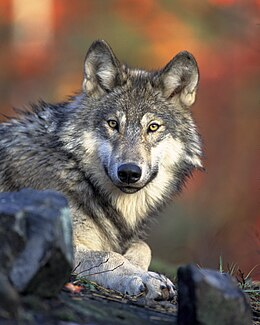
#> input picture sifirdan_goruntu/kurt.jpg, 260 x 325 px
$ python resimAynalamaUzatmaTekrar.py
#> lines starting #> are read from the running program, lines starting #| are printed output that depends on the picture
import cv2
import numpy as np
resim=cv2.imread("kurt.jpg")
#> resim is the input picture: shape (325, 260, 3); mean B, G, R 87.2, 96.5, 112.8
aynalanan_resim=cv2.copyMakeBorder(resim,75,75,125,125,cv2.BORDER_REFLECT)
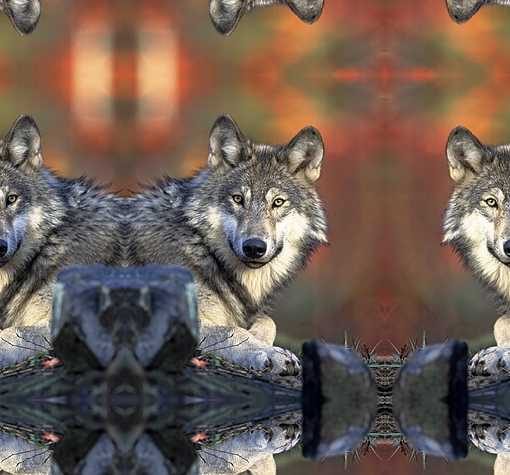
#> aynalanan_resim: shape (475, 510, 3); mean B, G, R 83.6, 93.8, 111.8
uzatilan_resim=cv2.copyMakeBorder(resim,120,120,120,120,cv2.BORDER_REPLICATE)
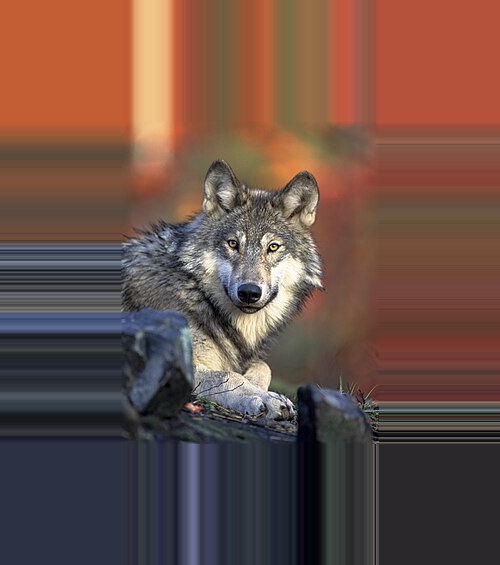
#> uzatilan_resim: shape (565, 500, 3); mean B, G, R 69.7, 79.2, 107.1
tekraredilen_resim=cv2.copyMakeBorder(resim,100,100,100,100,cv2.BORDER_WRAP)
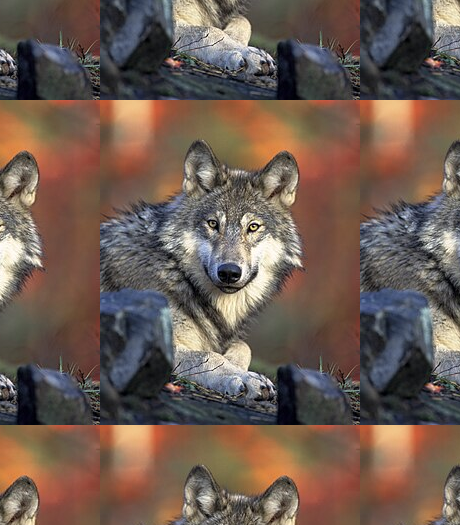
#> tekraredilen_resim: shape (525, 460, 3); mean B, G, R 81.7, 91.7, 110.3
cerceve_resim=cv2.copyMakeBorder(resim,10,10,10,10,cv2.BORDER_CONSTANT,value=(120,100,50))#en son cerceve rengi belirlenir
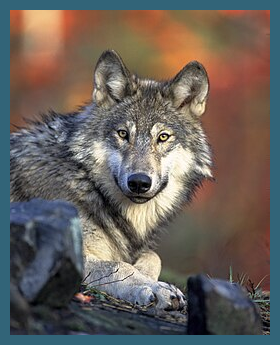
#> cerceve_resim: shape (345, 280, 3); mean B, G, R 91.3, 96.9, 104.9
cv2.imshow("Tekrarlanan",tekraredilen_resim)
cv2.imshow(" Aynalama",aynalanan_resim)
cv2.imshow(" Uzatilan",uzatilan_resim)
cv2.imshow(" Cerceve",cerceve_resim)


cv2.waitKey(0)
cv2.destroyAllWindows()

$ run again, with sifirdan_goruntu/23nisan.jpg copied over sifirdan_goruntu/kurt.jpg
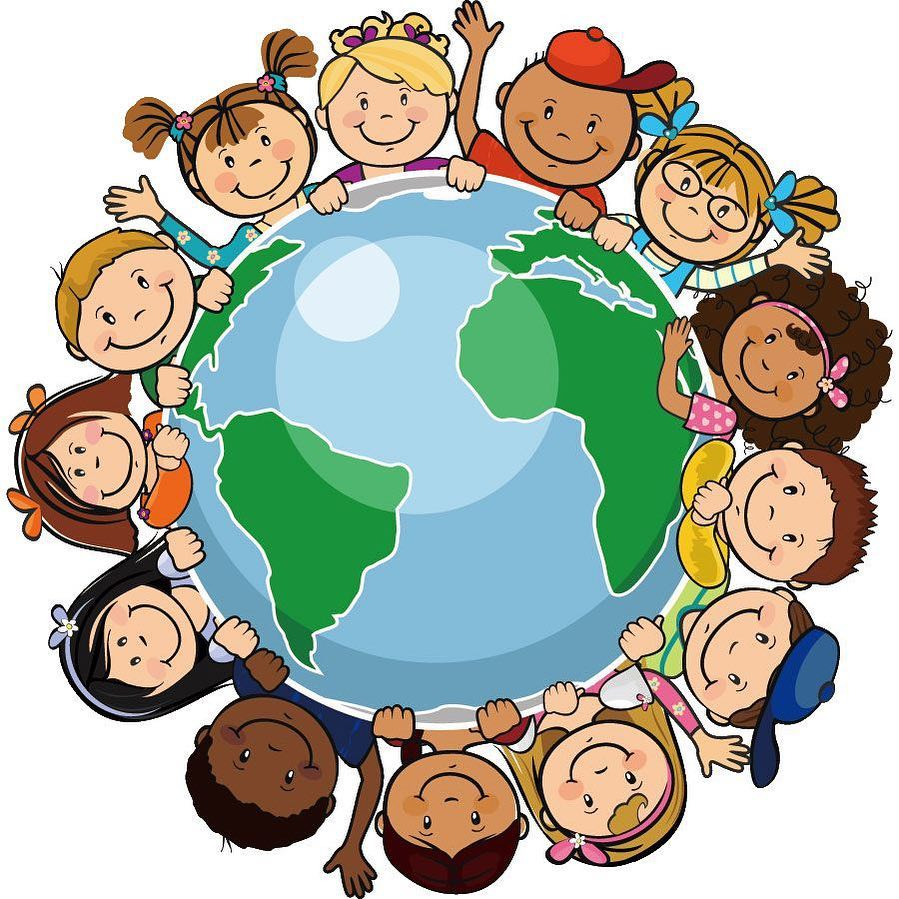
#> input picture sifirdan_goruntu/23nisan.jpg, 899 x 899 px
#> resim is the input picture: shape (899, 899, 3); mean B, G, R 162.9, 177.5, 173.6
#> `tekraredilen_resim=cv2.copyMakeBorder(resim,100,100,100,100,cv2.BORDER..`:
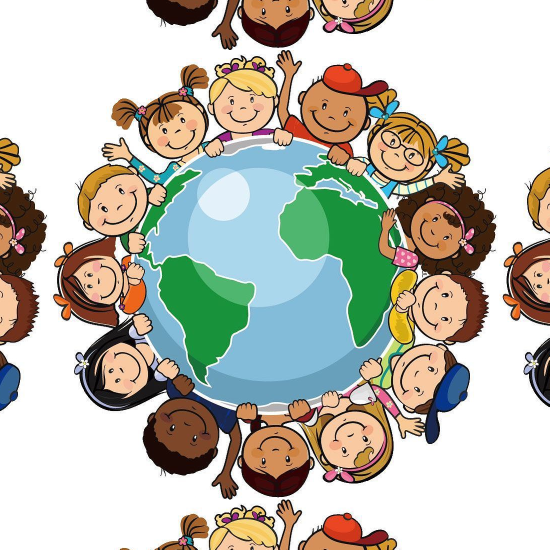
#> tekraredilen_resim: shape (1099, 1099, 3) (shown at 1/2 size); mean B, G, R 176.7, 188.6, 189.5
#> `cerceve_resim=cv2.copyMakeBorder(resim,10,10,10,10,cv2.BORDER_CONSTANT..`:
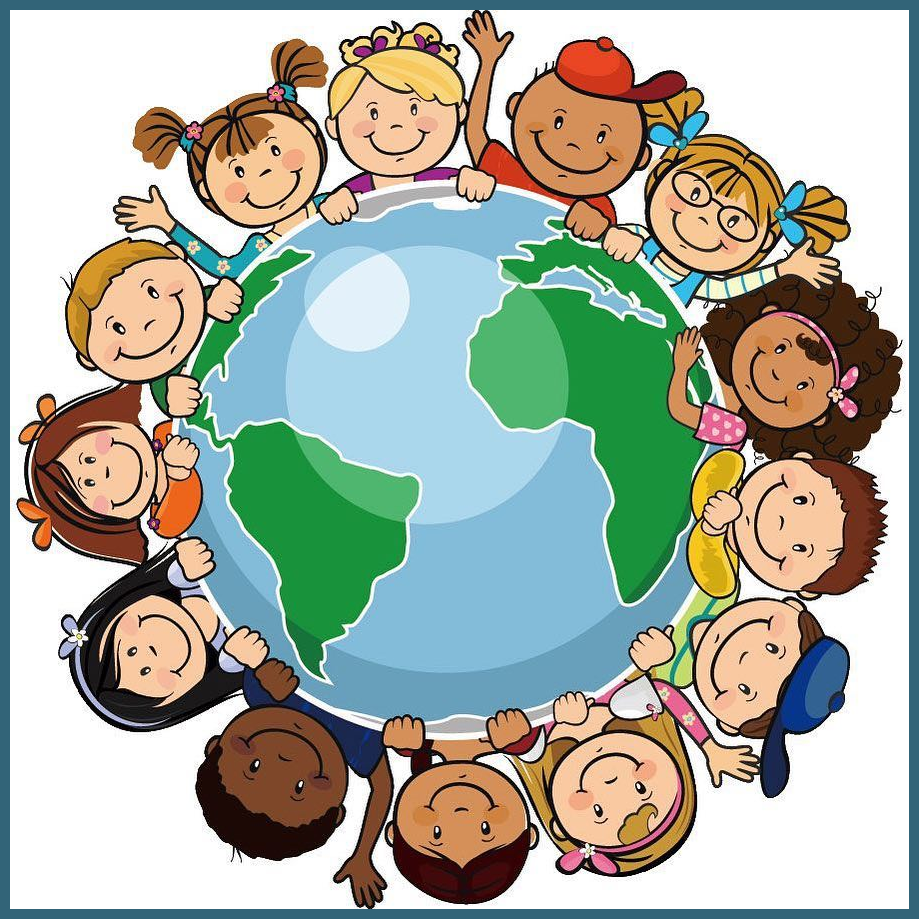
#> cerceve_resim: shape (919, 919, 3); mean B, G, R 161, 174.1, 168.3

$ run again, with sifirdan_goruntu/kusresmi.jpg copied over sifirdan_goruntu/kurt.jpg
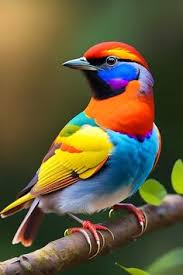
#> input picture sifirdan_goruntu/kusresmi.jpg, 183 x 275 px
#> resim is the input picture: shape (275, 183, 3); mean B, G, R 61.1, 92.7, 101.4
#> `tekraredilen_resim=cv2.copyMakeBorder(resim,100,100,100,100,cv2.BORDER..`:
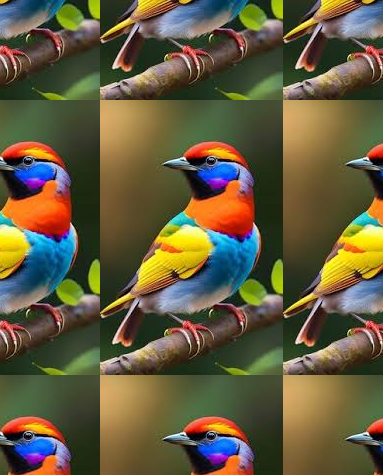
#> tekraredilen_resim: shape (475, 383, 3); mean B, G, R 62.3, 91.4, 99.5
#> `cerceve_resim=cv2.copyMakeBorder(resim,10,10,10,10,cv2.BORDER_CONSTANT..`:
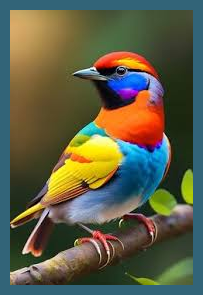
#> cerceve_resim: shape (295, 203, 3); mean B, G, R 70.5, 93.9, 93.2
